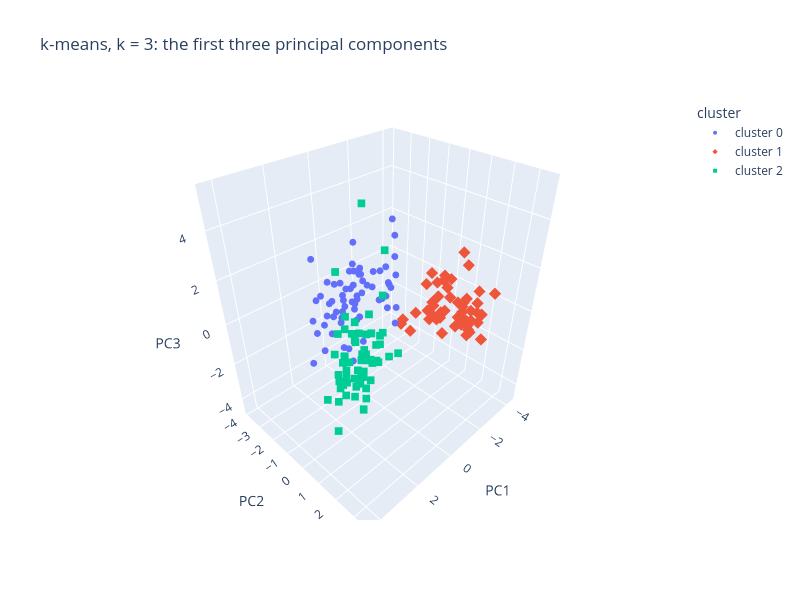

The notebook cell this image was saved under:
### Markdown cell above
The 2D map keeps only part of the spread. An interactive 3D map of the first three principal components shows more of it. **Drag** to turn the cloud, **scroll** to zoom, and **hover** over a wine to read its cluster and four of its measurements. plotly draws figures you can move in the browser; `px.scatter_3d` takes a table and the names of its columns.

### Code cell
import plotly.express as px
import plotly.io as pio

# The renderer saves the figure in the notebook and loads the plotly library from the internet when opened
pio.renderers.default = "plotly_mimetype+notebook_connected"

# Three principal components this time, one column each, plus the columns to show on hover
wine_map_3d = pd.DataFrame(PCA(n_components=3).fit_transform(scaled_wines), columns=["PC1", "PC2", "PC3"])
wine_map_3d["cluster"] = [f"cluster {cluster_number}" for cluster_number in wine_cluster]
for column in ["alcohol", "flavanoids", "color_intensity", "proline"]:
    wine_map_3d[column] = wines[column]

# One dot per wine; color and symbol by cluster; hover_data lists what the box shows over a dot
cluster_figure = px.scatter_3d(wine_map_3d, x="PC1", y="PC2", z="PC3", color="cluster", symbol="cluster",
                               hover_data=["alcohol", "flavanoids", "color_intensity", "proline"],
                               category_orders={"cluster": sorted(wine_map_3d["cluster"].unique())},
                               title=f"k-means, k = {best_k}: the first three principal components",
                               width=800, height=600)
# Smaller dots, so the clusters do not hide each other
cluster_figure.update_traces(marker_size=4)
cluster_figure.show()

### Figure 1 — Plotly figure (JSON) as saved in the notebook; plotly's stock layout.template omitted (floating-point values rounded to 4 significant figures; data arrays with more than 128 entries replaced by an {"elided": "..."} marker saying what was removed)
{"data": [{"customdata": {"elided": "65x4 float values"}, "hovertemplate": "cluster=cluster 0<br>PC1=%{x}<br>PC2=%{y}<br>PC3=%{z}<br>alcohol=%{customdata[0]}<br>flavanoids=%{customdata[1]}<br>color_intensity=%{customdata[2]}<br>proline=%{customdata[3]}<extra></extra>", "legendgroup": "cluster 0", "marker": {"color": "#636efa", "size": 4, "symbol": "circle"}, "mode": "markers", "name": "cluster 0", "scene": "scene", "showlegend": true, "type": "scatter3d", "x": [-0.9286, -1.542, 0.03061, 2.05, -0.6097, 0.9002, 2.249, 0.1834, -0.8128, 1.976, -1.572, 1.658, -0.7254, 1.833, -0.868, 0.37, -1.457, 1.263, 0.3762, 0.7621, 1.035, -0.4949, 0.8353, 0.7879, -0.8068, -0.558, -1.115, -0.5557, -1.349, -1.564, -1.933, 0.7467, 0.9575, -0.544, 1.031, 2.252, 1.41, 0.7977, -0.5495, -0.1612, -0.6598, 0.3924, -1.772, -0.3663, -1.621, 0.08254, 1.578, 1.421, -0.2787, -1.303, -0.4571, -0.4942, 0.4821, -0.2529, -0.1072, -0.5511, 0.7396, -1.177, -0.4623, 0.9785, -0.09681, 0.03849, -1.597, -0.4796, -1.793], "y": [-3.073, -1.381, -1.263, -1.925, -1.908, -0.7639, -1.885, -2.427, -0.2205, -1.403, -0.885, -0.9567, -1.064, -1.288, -2.444, -2.154, -1.383, -0.7708, -1.027, -3.375, -1.451, -2.381, -1.474, -2.027, -2.234, -2.373, -1.802, -2.658, -2.118, -1.852, -1.559, -2.313, -2.224, -0.3689, -2.566, -1.433, -2.166, -2.377, -2.293, -1.164, -2.68, -2.099, -1.717, -2.169, -1.356, -2.306, -1.462, -1.418, -1.931, -0.7632, -2.269, -1.939, -3.872, -2.821, -1.929, -2.222, -1.409, -0.664, -0.6183, -1.446, -2.11, -1.267, -1.208, -1.939, -1.15], "z": [-4.585, -0.8747, -1.784, -0.007369, 0.6794, 0.5734, -2.032, -1.07, -0.707, -1.238, -0.629, 1.953, 0.08033, 0.4583, -1.563, -2.449, -0.2273, -1.184, 1.794, -0.3575, -0.363, 1.336, 0.6101, -0.2547, 0.7729, 2.308, 0.9593, 0.8491, -0.04765, 0.7811, -0.08927, 0.1147, 0.1424, 1.309, -1.086, -0.2302, 0.7489, -1.568, -1.499, 1.004, -0.7649, -0.4719, 0.947, -0.4813, 0.2872, -0.4636, 1.78, 0.1393, 0.07867, 2.0, 1.061, 1.324, 1.344, -0.3026, 0.6901, -0.3562, 1.125, 3.01, 0.4834, 1.481, 0.4348, 0.6876, 3.361, 1.297, 0.7828]}, {"customdata": {"elided": "51x4 float values"}, "hovertemplate": "cluster=cluster 1<br>PC1=%{x}<br>PC2=%{y}<br>PC3=%{z}<br>alcohol=%{customdata[0]}<br>flavanoids=%{customdata[1]}<br>color_intensity=%{customdata[2]}<br>proline=%{customdata[3]}<extra></extra>", "legendgroup": "cluster 1", "marker": {"color": "#EF553B", "size": 4, "symbol": "diamond"}, "mode": "markers", "name": "cluster 1", "scene": "scene", "showlegend": true, "type": "scatter3d", "x": [-1.836, -2.539, -2.433, -1.327, -2.385, -2.937, -2.147, -2.37, -3.064, -3.916, -3.936, -3.094, -2.374, -2.779, -2.287, -2.986, -2.375, -2.21, -2.626, -4.281, -3.583, -2.807, -2.9, -2.321, -2.55, -1.813, -2.76, -2.737, -3.605, -2.89, -3.392, -1.048, -1.61, -3.143, -2.24, -2.848, -2.597, -2.949, -3.53, -2.406, -2.929, -2.181, -2.381, -3.212, -3.678, -2.466, -3.371, -2.602, -2.678, -2.387, -3.209], "y": [-0.83, -0.08744, -1.257, 0.1704, 0.3746, 0.2639, 0.3683, -0.4596, 0.3534, 0.1546, 0.6597, 0.3488, 0.292, 0.2868, 0.3725, 0.4892, 0.4823, 1.16, 0.5632, 0.6497, 1.273, 1.571, 2.041, 2.356, 2.045, 1.528, 2.139, 0.4099, 1.802, 1.925, 1.312, 3.515, 2.407, 0.7382, 1.175, 0.556, 0.698, 1.555, 0.8825, 2.592, 1.274, 2.078, 2.589, -0.2512, 0.8477, 2.194, 2.216, 1.757, 2.761, 2.297, 2.769], "z": [-1.606, 0.4743, -1.903, -1.18, -0.7238, -0.1676, -0.4533, -1.101, -1.099, 0.2218, 1.712, -1.027, 1.242, 0.6097, -0.9716, 0.947, -0.2529, -1.245, -0.856, -1.458, -0.1108, -0.4725, -0.496, 0.4377, -0.3123, 1.363, -0.9646, -1.19, -0.09404, -0.7823, 1.602, 1.16, 0.5486, -0.091, -0.1014, 0.8042, -0.8849, -0.9834, -0.466, 0.4282, -1.213, 0.7638, 1.418, -0.8471, -1.339, -0.9188, -0.3426, 0.2076, -0.9409, -0.5507, 1.014]}, {"customdata": {"elided": "62x4 float values"}, "hovertemplate": "cluster=cluster 2<br>PC1=%{x}<br>PC2=%{y}<br>PC3=%{z}<br>alcohol=%{customdata[0]}<br>flavanoids=%{customdata[1]}<br>color_intensity=%{customdata[2]}<br>proline=%{customdata[3]}<extra></extra>", "legendgroup": "cluster 2", "marker": {"color": "#00cc96", "size": 4, "symbol": "square"}, "mode": "markers", "name": "cluster 2", "scene": "scene", "showlegend": true, "type": "scatter3d", "x": [3.317, 2.209, 2.517, 3.757, 1.009, 3.05, 2.449, 2.059, 2.511, 2.754, 3.48, 1.755, 2.113, 3.458, 4.313, 2.305, 2.172, 1.899, 3.542, 2.085, 3.124, 1.087, 2.535, 1.645, 1.762, 0.9901, 1.775, 1.235, 2.188, 2.256, 2.5, 2.677, 1.629, 1.903, 1.41, 1.904, 1.385, 1.122, 1.502, 2.53, 2.588, 0.6685, 3.071, 0.4622, 2.101, 1.136, 2.727, 2.821, 2.01, 2.707, 3.215, 2.859, 3.506, 2.225, 2.147, 2.469, 2.742, 2.174, 3.139, 2.562, 2.544, 1.336], "y": [1.443, -0.3334, 1.031, 2.756, 0.8698, 2.122, 1.175, 1.609, 0.9181, 0.7894, 1.302, 0.612, 0.6757, 1.131, 2.096, 1.663, 2.327, 1.631, 2.518, 1.061, 0.7869, 0.2417, -0.09184, -0.5163, -0.3171, 0.9407, 0.6862, -0.08981, 0.6896, 0.1915, 1.241, 1.472, 0.0527, 1.633, 0.6979, 0.1767, 0.6586, 0.1141, -0.7694, 1.803, 0.7796, 0.17, 1.156, 0.3307, -0.07101, 1.777, 1.191, 0.6463, 1.247, 1.752, 0.167, 0.7453, 1.613, 1.875, 1.017, 1.329, 1.437, 1.212, 1.732, 0.2602, 0.1693, 0.2533], "z": [-0.1657, -2.026, 0.9828, -0.1762, 2.027, -0.6294, -0.9771, 0.1463, -1.771, -0.9842, -0.4227, -1.191, -0.8651, -1.204, -1.264, 0.2179, 0.8317, 0.7949, -0.4855, -0.1647, -0.3649, 0.937, -0.3119, 0.1439, 0.8903, 3.821, -0.0867, -1.387, 1.395, -1.093, 1.386, -0.3323, -0.1671, 1.172, 0.4797, 0.4508, 0.4584, -0.03911, -1.426, -0.3432, -0.1185, -0.7834, -0.3128, -0.2015, -0.6558, 0.02871, -0.5398, -1.156, -0.05729, -0.6431, -1.974, 0.00472, -0.5208, 0.3395, -0.9578, 0.5134, -0.6125, 0.2618, -0.2857, 3.374, 0.7887, 5.345]}], "layout": {"height": 600, "legend": {"title": {"text": "cluster"}, "tracegroupgap": 0}, "scene": {"domain": {"x": [0.0, 1.0], "y": [0.0, 1.0]}, "xaxis": {"title": {"text": "PC1"}}, "yaxis": {"title": {"text": "PC2"}}, "zaxis": {"title": {"text": "PC3"}}}, "title": {"text": "k-means, k = 3: the first three principal components"}, "width": 800}}
